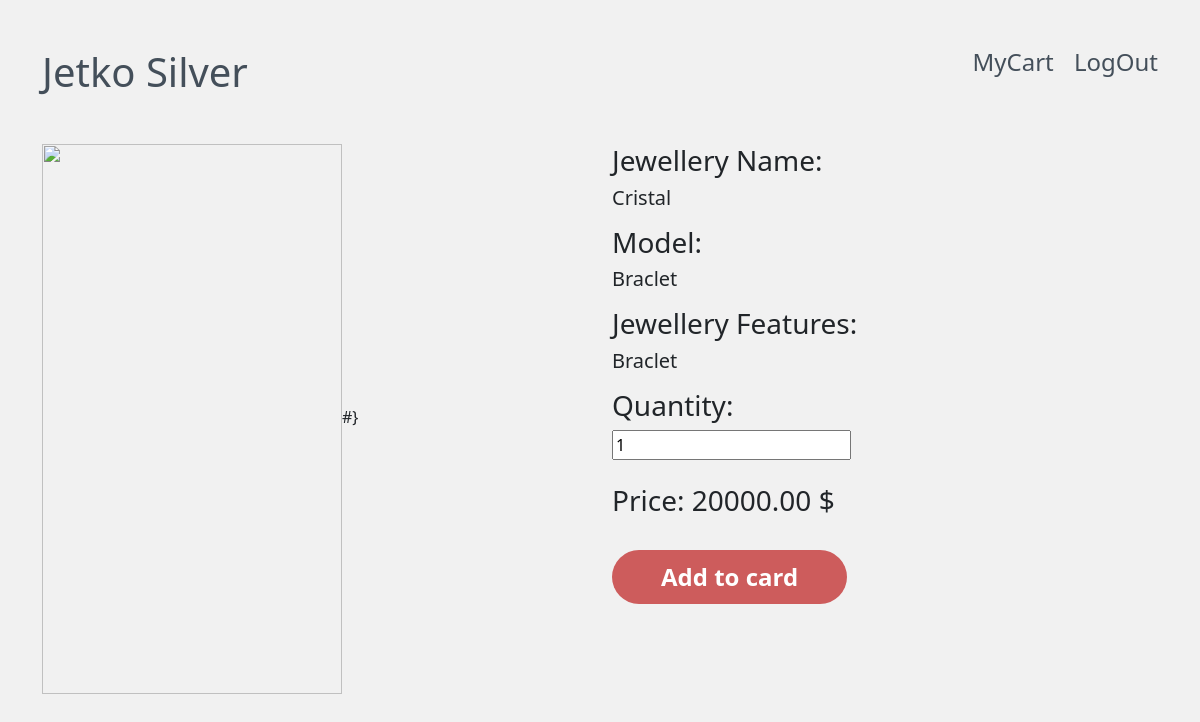
Screenshot of /jewellery_details/1/ (signed in) with the database file from the repository.
### jetkoSilver/models.py (models this page shows, shortened)
class Product(models.Model):
    name = models.CharField(max_length=100)
    brand = models.CharField(max_length=100)
    description = models.TextField()
    material = models.CharField(max_length=100)
    color = models.CharField(max_length=100)
    jewelry_type = models.CharField(max_length=100)
    price = models.DecimalField(max_digits=10, decimal_places=2)
    quantity = models.IntegerField()
    image = models.ImageField(upload_to="images/")
    created_at = models.DateTimeField(auto_now_add=True)
    class Meta:
        verbose_name_plural = "Product informations"

### jetkoSilver/views.py (the view, shortened to what this page needs)
# urls.py: path('jewellery_details/<int:jewellery_id>/', jewellery_details, name="jewellery_details"),
@login_required(login_url='login')
def jewellery_details(request, jewellery_id):
    jewellery = get_object_or_404(Product, id=jewellery_id)
    cart, created = Cart.objects.get_or_create(user=request.user)
    return render(request, 'jewellery_details.html', {'jewellery': jewellery})

### jetkoSilver/templates/jewellery_details.html (shortened to what this page needs)
<!DOCTYPE html>
<html lang="en">
<head>
    <link href="https://cdn.jsdelivr.net/npm/bootstrap@5.3.0/dist/css/bootstrap.min.css" rel="stylesheet"
>
</head>
<body>
<div class="container">
    {% include 'header.html' %}
    <div class="row mt-5">
        <div class="col">
            <img class="Rings" src="{{ MEDIA_URL }}{{image.url }}" style="height: 550px; width: 300px;">#}
        </div>
        <div class="col ">
            <h3>Jewellery Name:</h3>
            <h5 class="mb-3">{{ jewellery.name }}</h5>
            <h3>Model:</h3>
            <h5>{{ jewellery.jewelry_type }}</h5>
            <h3 class="mt-3">Jewellery Features:</h3>
            <h5>{{ jewellery.description }}</h5>
            <form method="post" action="{% url 'jewellery_details' jewellery.id %}">
                <h3 class="mt-3">Quantity:</h3>
                <input type="number" name="quantity" id="quantity" value="1" min="1" onchange="updatePrice()">
                <h3 class="mt-4">Price: <span id="totalPrice">{{ jewellery.price }}</span> $</h3>
                <button type="submit" class="btn rounded-pill px-5 py-2 fw-bold fs-4 mt-4 text-white"
                        style="background-color: indianred">Add to card
                </button>
            </form>
        </div>
    </div>
</div>
</body>
</html>

### jetkoSilver/templates/jewellery_details.html (style rules this page uses)
body { background-color: #f1f1f1; }

### rows the page displays
Product: name "Cristal", jewelry_type "Braclet", description "Braclet", price "20000.00"
